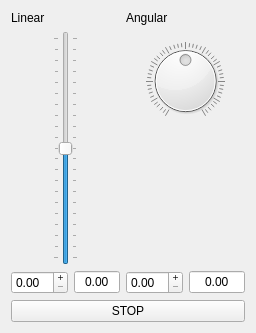
<?xml version="1.0" encoding="UTF-8"?>
<ui version="4.0">
 <class>DiffDriveControl</class>
 <widget class="QWidget" name="DiffDriveControl">
  <property name="geometry">
   <rect>
    <x>0</x>
    <y>0</y>
    <width>256</width>
    <height>333</height>
   </rect>
  </property>
  <property name="windowTitle">
   <string>Diff Drive Control</string>
  </property>
  <layout class="QVBoxLayout" name="verticalLayout_3">
   <item>
    <layout class="QHBoxLayout" name="horizontalLayout_5">
     <item>
      <layout class="QVBoxLayout" name="verticalLayout">
       <item>
        <widget class="QLabel" name="linearLabel">
         <property name="text">
          <string>Linear</string>
         </property>
        </widget>
       </item>
       <item>
        <layout class="QHBoxLayout" name="horizontalLayout_3">
         <item>
          <spacer name="horizontalSpacer_2">
           <property name="orientation">
            <enum>Qt::Horizontal</enum>
           </property>
           <property name="sizeHint" stdset="0">
            <size>
             <width>40</width>
             <height>20</height>
            </size>
           </property>
          </spacer>
         </item>
         <item>
          <widget class="QSlider" name="linearVerticalSlider">
           <property name="minimum">
            <number>-100</number>
           </property>
           <property name="maximum">
            <number>100</number>
           </property>
           <property name="value">
            <number>0</number>
           </property>
           <property name="orientation">
            <enum>Qt::Vertical</enum>
           </property>
           <property name="tickPosition">
            <enum>QSlider::TicksBothSides</enum>
           </property>
           <property name="tickInterval">
            <number>10</number>
           </property>
          </widget>
         </item>
         <item>
          <spacer name="horizontalSpacer">
           <property name="orientation">
            <enum>Qt::Horizontal</enum>
           </property>
           <property name="sizeHint" stdset="0">
            <size>
             <width>40</width>
             <height>20</height>
            </size>
           </property>
          </spacer>
         </item>
        </layout>
       </item>
       <item>
        <layout class="QHBoxLayout" name="horizontalLayout">
         <item>
          <widget class="QDoubleSpinBox" name="linearGoalDoubleSpinBox">
           <property name="readOnly">
            <bool>false</bool>
           </property>
           <property name="buttonSymbols">
            <enum>QAbstractSpinBox::PlusMinus</enum>
           </property>
           <property name="correctionMode">
            <enum>QAbstractSpinBox::CorrectToNearestValue</enum>
           </property>
           <property name="keyboardTracking">
            <bool>false</bool>
           </property>
           <property name="singleStep">
            <double>0.010000000000000</double>
           </property>
          </widget>
         </item>
         <item>
          <widget class="QLineEdit" name="linearCurrentLineEdit">
           <property name="text">
            <string>0.00</string>
           </property>
           <property name="alignment">
            <set>Qt::AlignCenter</set>
           </property>
           <property name="readOnly">
            <bool>true</bool>
           </property>
          </widget>
         </item>
        </layout>
       </item>
      </layout>
     </item>
     <item>
      <layout class="QVBoxLayout" name="verticalLayout_2">
       <item>
        <widget class="QLabel" name="angularLabel">
         <property name="text">
          <string>Angular</string>
         </property>
        </widget>
       </item>
       <item>
        <layout class="QHBoxLayout" name="horizontalLayout_4">
         <item>
          <spacer name="horizontalSpacer_3">
           <property name="orientation">
            <enum>Qt::Horizontal</enum>
           </property>
           <property name="sizeHint" stdset="0">
            <size>
             <width>40</width>
             <height>20</height>
            </size>
           </property>
          </spacer>
         </item>
         <item>
          <widget class="QDial" name="angularDial">
           <property name="minimum">
            <number>-100</number>
           </property>
           <property name="maximum">
            <number>100</number>
           </property>
           <property name="value">
            <number>0</number>
           </property>
           <property name="wrapping">
            <bool>false</bool>
           </property>
           <property name="notchTarget">
            <double>3.700000000000000</double>
           </property>
           <property name="notchesVisible">
            <bool>true</bool>
           </property>
          </widget>
         </item>
         <item>
          <spacer name="horizontalSpacer_4">
           <property name="orientation">
            <enum>Qt::Horizontal</enum>
           </property>
           <property name="sizeHint" stdset="0">
            <size>
             <width>40</width>
             <height>20</height>
            </size>
           </property>
          </spacer>
         </item>
        </layout>
       </item>
       <item>
        <spacer name="verticalSpacer">
         <property name="orientation">
          <enum>Qt::Vertical</enum>
         </property>
         <property name="sizeHint" stdset="0">
          <size>
           <width>20</width>
           <height>40</height>
          </size>
         </property>
        </spacer>
       </item>
       <item>
        <layout class="QHBoxLayout" name="horizontalLayout_2">
         <item>
          <widget class="QDoubleSpinBox" name="angularGoalDoubleSpinBox">
           <property name="wrapping">
            <bool>false</bool>
           </property>
           <property name="buttonSymbols">
            <enum>QAbstractSpinBox::PlusMinus</enum>
           </property>
           <property name="correctionMode">
            <enum>QAbstractSpinBox::CorrectToNearestValue</enum>
           </property>
           <property name="keyboardTracking">
            <bool>false</bool>
           </property>
           <property name="singleStep">
            <double>0.010000000000000</double>
           </property>
          </widget>
         </item>
         <item>
          <widget class="QLineEdit" name="angularCurrentLineEdit">
           <property name="text">
            <string>0.00</string>
           </property>
           <property name="alignment">
            <set>Qt::AlignCenter</set>
           </property>
           <property name="readOnly">
            <bool>true</bool>
           </property>
          </widget>
         </item>
        </layout>
       </item>
      </layout>
     </item>
    </layout>
   </item>
   <item>
    <widget class="QPushButton" name="stopPushButton">
     <property name="text">
      <string>STOP</string>
     </property>
    </widget>
   </item>
  </layout>
 </widget>
 <resources/>
 <connections/>
</ui>
